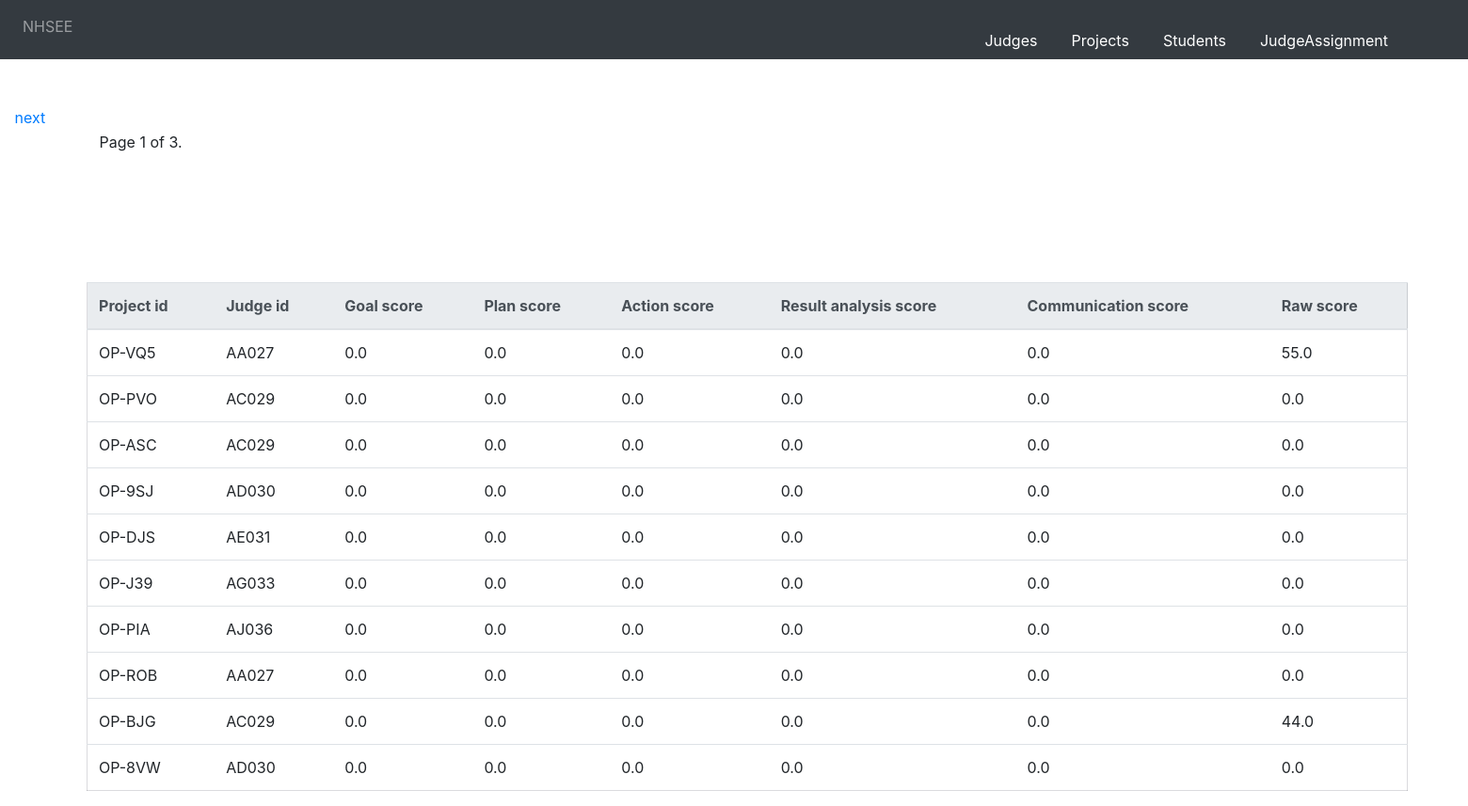
The app's page /assignment/, older data.
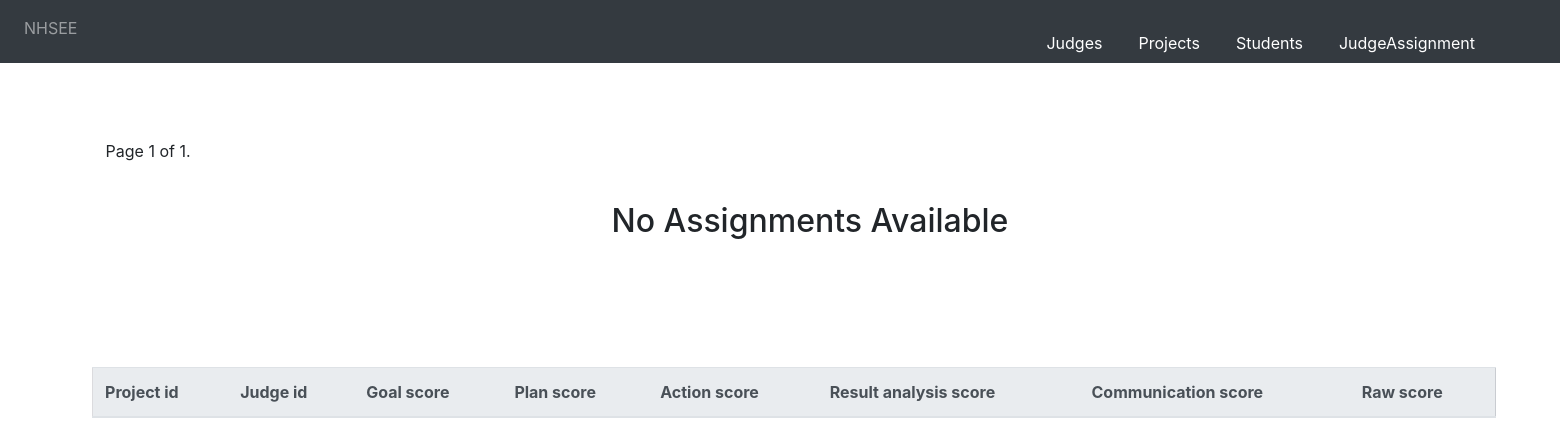
The same page, newer data.
### nhsee/models/judgeassignment_model.py (models this page shows, shortened)
class judgeassignment(Model):
            judge_id=models.ForeignKey('judge', models.DO_NOTHING)
            project_id=models.ForeignKey('project',models.DO_NOTHING)
            goal_score=models.FloatField(null=True)
            plan_score=models.FloatField(null=True)
            action_score=models.FloatField(null=True)
            result_analysis_score=models.FloatField(null=True)
            communication_score=models.FloatField(null=True)
            raw_score=models.FloatField(null=True)
            class Meta:
                db_table = "nhsee_judgeassignment"

### nhsee/views/judgeassignment_views.py (the view, shortened to what this page needs)
# urls.py: path(r'assignment/',judgeassignment_views.judge_listing_assignment),
def judge_listing_assignment(request):
    userl = judgeassignment.objects.all()
    projectlist=[]
    for users in userl:
        projectid=users.project_id_id
        judgeid=users.judge_id_id
        goalscore=users.goal_score
        planscore=users.plan_score
        actionscore=users.action_score
        resultanalysisscore=users.result_analysis_score
        communicationscore=users.communication_score
        rawscore=users.raw_score
        projectlist.append({"project_id":projectid,"judge_id":judgeid,"goal_score":goalscore,"plan_score":planscore,"action_score":actionscore,"result_analysis_score":resultanalysisscore,"communication_score":communicationscore,"raw_score":rawscore})
    paginator_projects = Paginator(projectlist, 10)
    page = request.GET.get('page')
    contacts = paginator_projects.get_page(page)
    return render(request,'judgeassign_template/projectslisting.html',{"projectjson":contacts})

### templates/judgeassign_template/projectslisting.html (shortened to what this page needs)
{% extends 'base.html' %}
{% block content %}
 <!DOCTYPE html>
<html lang="en">
<head>
  {% load staticfiles %}
  <link  rel="stylesheet" href="{% static "css/bootstrap.min.css" %}" />
</head>
{% include   'judgeassign_template/assignform.html' %}
<div class="pagination">
    <span class="step-links">
        <div class="currentd">
        <span class="current">
            Page {{ projectjson.number }} of {{ projectjson.paginator.num_pages }}.
        </span></div>
        {% if projectjson.has_next %}
        <div class="first">
            <a href="?page={{ projectjson.next_page_number }}">next</a></div>
        {% endif %}
    </span>
</div>
<div class="table-class">
<table class="table">
  <thead class="thead-light">
    <tr>
      <th scope="col">Project id</th>
      <th scope="col">Judge id</th>
      <th scope="col">Goal score</th>
      <th scope="col">Plan score</th>
      <th scope="col">Action score</th>
      <th scope="col">Result analysis score</th>
      <th scope="col">Communication score</th>
      <th scope="col">Raw score</th>
    </tr>
  </thead>
    <tbody>
    {% if projectjson %}
        {% for projects in projectjson %}
        <tr>
            <td>{{ projects.project_id }}</td>
            <td>{{ projects.judge_id }}</td>
            <td>{{ projects.goal_score }}</td>
            <td>{{ projects.plan_score }}</td>
            <td>{{ projects.action_score }}</td>
            <td>{{ projects.result_analysis_score }}</td>
            <td>{{ projects.communication_score }}</td>
            <td>{{ projects.raw_score }}</td>
        </tr>
        {% endfor %}
    {% else %}
      <div class="heading"><h2>No Assignments Available<h2></div>
   </tbody>
    </table>
    </div>
  {% endif %}
{% endblock %}

Row changes from the older to the newer data that the page shows:
removed judgeassignment: project_id "OP-VQ5", judge_id "AA027", goal_score "0.0", plan_score "0.0", action_score "0.0", result_analysis_score "0.0", communication_score "0.0", raw_score "55.0"
removed judgeassignment: project_id "OP-PVO", judge_id "AC029", goal_score "0.0", plan_score "0.0", action_score "0.0", result_analysis_score "0.0", communication_score "0.0", raw_score "0.0"
removed judgeassignment: project_id "OP-ASC", judge_id "AC029", goal_score "0.0", plan_score "0.0", action_score "0.0", result_analysis_score "0.0", communication_score "0.0", raw_score "0.0"
removed judgeassignment: project_id "OP-9SJ", judge_id "AD030", goal_score "0.0", plan_score "0.0", action_score "0.0", result_analysis_score "0.0", communication_score "0.0", raw_score "0.0"
removed judgeassignment: project_id "OP-DJS", judge_id "AE031", goal_score "0.0", plan_score "0.0", action_score "0.0", result_analysis_score "0.0", communication_score "0.0", raw_score "0.0"
removed judgeassignment: project_id "OP-J39", judge_id "AG033", goal_score "0.0", plan_score "0.0", action_score "0.0", result_analysis_score "0.0", communication_score "0.0", raw_score "0.0"
removed judgeassignment: project_id "OP-PIA", judge_id "AJ036", goal_score "0.0", plan_score "0.0", action_score "0.0", result_analysis_score "0.0", communication_score "0.0", raw_score "0.0"
removed judgeassignment: project_id "OP-ROB", judge_id "AA027", goal_score "0.0", plan_score "0.0", action_score "0.0", result_analysis_score "0.0", communication_score "0.0", raw_score "0.0"
removed judgeassignment: project_id "OP-BJG", judge_id "AC029", goal_score "0.0", plan_score "0.0", action_score "0.0", result_analysis_score "0.0", communication_score "0.0", raw_score "44.0"
removed judgeassignment: project_id "OP-8VW", judge_id "AD030", goal_score "0.0", plan_score "0.0", action_score "0.0", result_analysis_score "0.0", communication_score "0.0", raw_score "0.0"
Text that changed along with them:
{{ projectjson.paginator.num_pages }}: "3" → "1"
text no longer shown: "next"
text now shown: "No Assignments Available"
